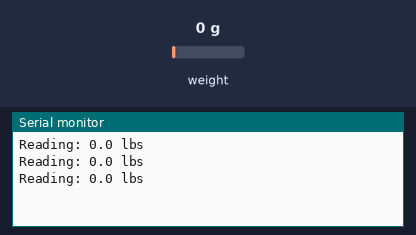
Recording of a sketch running on a simulated Arduino Uno, built with avr-gcc and run on an emulated ATmega328P. On the bench: the last lines printed to the serial monitor. Inputs (shaded band) come from the test bench; at power-on: weight on the scale 0 g.

Above: at 1.5 s.
1.6 s: weight on the scale set to 100 g
At 2.3 s:
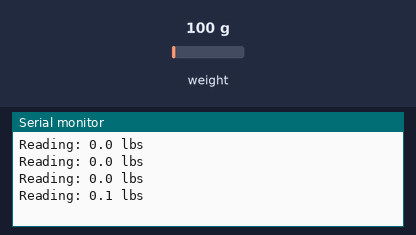
4.8 s: weight on the scale set to 1250 g
At 5.3 s:
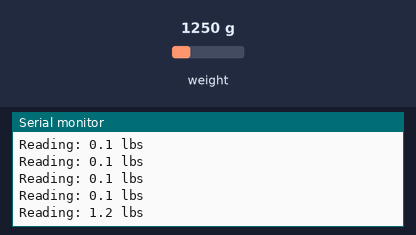
Timing chart, 0 to 7.8 s (numbered marks = the images above; inputs shaded):
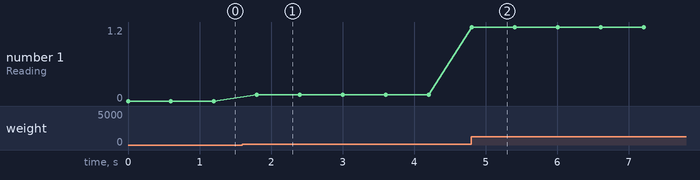

Measured:
- after the input at 1.6 s, the serial monitor: prints a new line after 0.20 s (image 1)
- after the input at 4.8 s, the serial monitor: prints a new line at once (image 2)
- plotted number 1: 0 → 0.1 after the input at 1.6 s, 0.1 → 1.2 after the input at 4.8 s

The sketch:

sensor.ino
```cpp
#include "HX711.h"

HX711 scale;

void setup() {
  Serial.begin(9600);
  scale.begin(5,6);
  scale.set_scale(-7050);
}

void loop() {
  Serial.print("Reading: ");
  Serial.print(scale.get_units(), 1);
  Serial.print(" lbs");
  Serial.println();
  delay(500);
}
```
